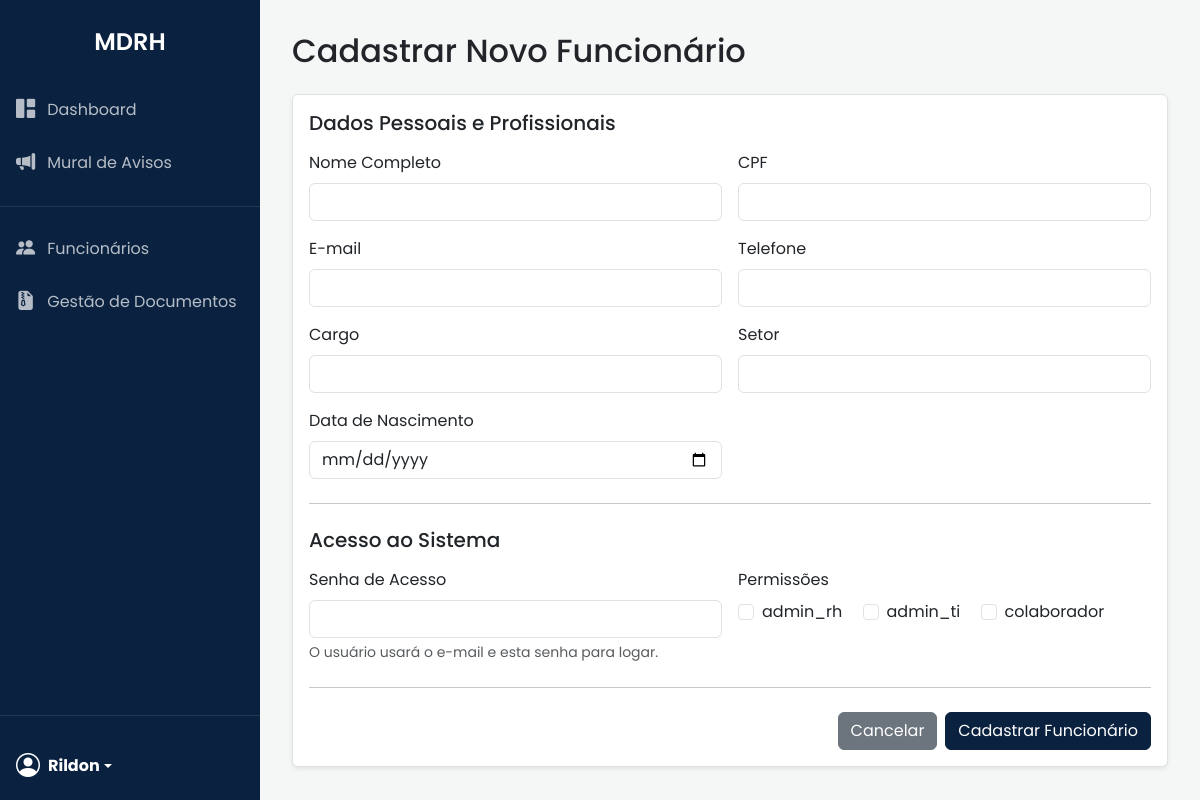
Screenshot of /cadastrar (signed in) with the database file from the repository.
### app/models.py (models this page shows)
class Funcionario(db.Model):
    __tablename__ = 'funcionario'
    id = db.Column(db.Integer, primary_key=True)
    nome = db.Column(db.String(120), nullable=False)
    cpf = db.Column(db.String(14), unique=True, nullable=False)
    email = db.Column(db.String(120), nullable=False)
    telefone = db.Column(db.String(20))
    cargo = db.Column(db.String(100))
    setor = db.Column(db.String(100))
    data_nascimento = db.Column(db.Date)
    contato_emergencia_nome = db.Column(db.String(120))
    contato_emergencia_telefone = db.Column(db.String(20))
    foto_perfil = db.Column(db.String(255), nullable=True) # FOTO DE PERFIL
    apelido = db.Column(db.String(50), nullable=True) # APELIDO
    sistemas = db.relationship('Sistema', secondary=funcionario_sistemas, lazy='subquery',
                               backref=db.backref('funcionarios', lazy=True))

class Permissao(db.Model):
    __tablename__ = 'permissao'
    id = db.Column(db.Integer, primary_key=True)
    nome = db.Column(db.String(100), unique=True, nullable=False)
    descricao = db.Column(db.String(255))

### app/routes.py (the view)
@main.route('/cadastrar', methods=['GET'])
@login_required
@permission_required('admin_rh')
def exibir_formulario_cadastro():
    permissoes = Permissao.query.all()
    return render_template('cadastrar.html', permissoes=permissoes)

### app/models.py (called while the page is built)
    def tem_permissao(self, nome_permissao):
        return any(p.nome == nome_permissao for p in self.permissoes)

### templates/cadastrar.html (shortened to what this page needs)
{% extends "base.html" %}
{% block content %}
    <h1 class="h2 mb-4">Cadastrar Novo Funcionário</h1>
    <div class="card shadow-sm">
        <div class="card-body">
            <form method="POST" action="{{ url_for('main.processar_cadastro') }}">
                <h5 class="mb-3">Dados Pessoais e Profissionais</h5>
                <div class="row g-3">
                    <div class="col-md-6">
                        <label for="nome" class="form-label">Nome Completo</label>
                        <input type="text" class="form-control" id="nome" name="nome" required>
                    </div>
                    <div class="col-md-6">
                        <label for="cpf" class="form-label">CPF</label>
                        <input type="text" class="form-control" id="cpf" name="cpf" required>
                    </div>
                    <div class="col-md-6">
                        <label for="email" class="form-label">E-mail</label>
                        <input type="email" class="form-control" id="email" name="email" required>
                    </div>
                     <div class="col-md-6">
                        <label for="telefone" class="form-label">Telefone</label>
                        <input type="text" class="form-control" id="telefone" name="telefone">
                    </div>
                    <div class="col-md-6">
                        <label for="cargo" class="form-label">Cargo</label>
                        <input type="text" class="form-control" id="cargo" name="cargo">
                    </div>
                    <div class="col-md-6">
                        <label for="setor" class="form-label">Setor</label>
                        <input type="text" class="form-control" id="setor" name="setor">
                    </div>
                    <div class="col-md-6">
                        <label for="data_nascimento" class="form-label">Data de Nascimento</label>
                        <input type="date" class="form-control" id="data_nascimento" name="data_nascimento">
                    </div>
                </div>
                <hr class="my-4">
                <h5 class="mb-3">Acesso ao Sistema</h5>
                <div class="row g-3">
                    <div class="col-md-6">
                        <label for="password" class="form-label">Senha de Acesso</label>
                        <input type="password" class="form-control" id="password" name="password" required>
                        <div class="form-text">O usuário usará o e-mail e esta senha para logar.</div>
                    </div>
                    <div class="col-md-6">
                        <label class="form-label">Permissões</label>
                        <div>
                        {% for permissao in permissoes %}
                            <div class="form-check form-check-inline">
                                <input class="form-check-input" type="checkbox" id="perm_{{ permissao.id }}" name="permissoes" value="{{ permissao.id }}">
                                <label class="form-check-label" for="perm_{{ permissao.id }}">{{ permissao.nome }}</label>
                            </div>
                        {% else %}
                            <p class="text-danger">Nenhuma permissão cadastrada no sistema. Crie as permissões primeiro.</p>
                        {% endfor %}
                        </div>
                    </div>
                </div>
                <hr class="my-4">
                <div class="d-flex justify-content-end">
                    <a href="{{ url_for('main.listar_funcionarios') }}" class="btn btn-secondary me-2">Cancelar</a>
                    <button type="submit" class="btn btn-brand">Cadastrar Funcionário</button>
                </div>
            </form>
        </div>
    </div>
{% endblock %}

### templates/base.html (shortened to what this page needs)
<!DOCTYPE html>
<html lang="pt-br">
<head>
    <link href="https://cdn.jsdelivr.net/npm/bootstrap@5.3.3/dist/css/bootstrap.min.css" rel="stylesheet">
    <link rel="stylesheet" href="https://cdn.jsdelivr.net/npm/bootstrap-icons@1.11.3/font/bootstrap-icons.min.css">
    <link rel="stylesheet" href="{{ url_for('static', filename='custom_style.css') }}">
</head>
<body>
    <div class="d-flex flex-column flex-shrink-0 sidebar">
        <div class="sidebar-header">
            MDRH
        </div>
        <ul class="nav nav-pills flex-column mb-auto">
            <li class="nav-item">
                <a href="{{ url_for('main.index') }}" class="nav-link {% if request.endpoint == 'main.index' %}active{% endif %}">
                    <i class="bi bi-grid-1x2-fill"></i> Dashboard
                </a>
            </li>
            <li>
                <a href="{{ url_for('main.listar_avisos') }}" class="nav-link {% if 'aviso' in request.endpoint %}active{% endif %}">
                    <i class="bi bi-megaphone-fill"></i> Mural de Avisos
                </a>
            </li>
            {% if current_user.is_authenticated and current_user.tem_permissao('admin_rh') %}
            <hr class="text-secondary">
            <li class="nav-item">
                <a href="{{ url_for('main.listar_funcionarios') }}" class="nav-link {% if 'listar_funcionarios' in request.endpoint %}active{% endif %}">
                    <i class="bi bi-people-fill"></i> Funcionários
                </a>
            </li>
            <li>
                <a href="{{ url_for('documentos.gestao_documentos') }}" class="nav-link {% if 'documentos' in request.endpoint %}active{% endif %}">
                    <i class="bi bi-file-earmark-zip-fill"></i> Gestão de Documentos
                </a>
            </li>
            {% endif %}
        </ul>
        <hr class="text-secondary">
        <div class="dropdown">
            <a href="#" class="d-flex align-items-center text-white text-decoration-none dropdown-toggle p-3" id="dropdownUser1" data-bs-toggle="dropdown" aria-expanded="false">
                {% if current_user.is_authenticated and current_user.funcionario.foto_perfil %}
                    <img src="{{ url_for('perfil.uploaded_file', filename=current_user.funcionario.foto_perfil) }}" alt="Foto de Perfil" width="32" height="32" class="rounded-circle me-2" style="object-fit: cover;">
                {% else %}
                    <i class="bi bi-person-circle fs-4 me-2"></i>
                {% endif %}
                <strong>{{ current_user.funcionario.apelido or current_user.funcionario.nome.split()[0] }}</strong>
            </a>
        </div>
    </div>
    <main class="content">
        {% block content %}{% endblock %}
    </main>
</body>
</html>

### static/custom_style.css (style rules this page uses)
:root { --cor-primaria: #0a2240; --cor-acento: #c5a47e; --cor-fundo: #f4f7f6; --cor-superficie: #ffffff; --cor-texto-principal: #333333; --cor-texto-secundario: #555555; --cor-borda: #dee2e6; }
body { font-family: 'Poppins', sans-serif; display: flex; background-color: var(--cor-fundo); }
.sidebar { width: 260px; min-height: 100vh; background-color: var(--cor-primaria); color: #fff; }
.sidebar .sidebar-header { padding: 1.5rem 1rem; font-size: 1.5rem; font-weight: 600; text-align: center; color: #fff; }
.sidebar .nav-link { color: rgba(255, 255, 255, 0.7); padding: 0.75rem 1rem; display: flex; align-items: center; transition: all 0.2s ease-in-out; }
.sidebar .nav-link .bi { margin-right: 12px; font-size: 1.2rem; }
.sidebar .dropdown-toggle { color: #fff; }
.content { flex-grow: 1; padding: 2rem; }
.card { border: 1px solid var(--cor-borda); box-shadow: 0 2px 10px rgba(0,0,0,0.05); }
.btn-brand { background-color: var(--cor-primaria); border-color: var(--cor-primaria); color: #fff; }

### rows the page displays
Funcionario: funcionario "Rildon"
Permissao: nome "admin_rh"
Permissao: nome "admin_ti"
Permissao: nome "colaborador"
